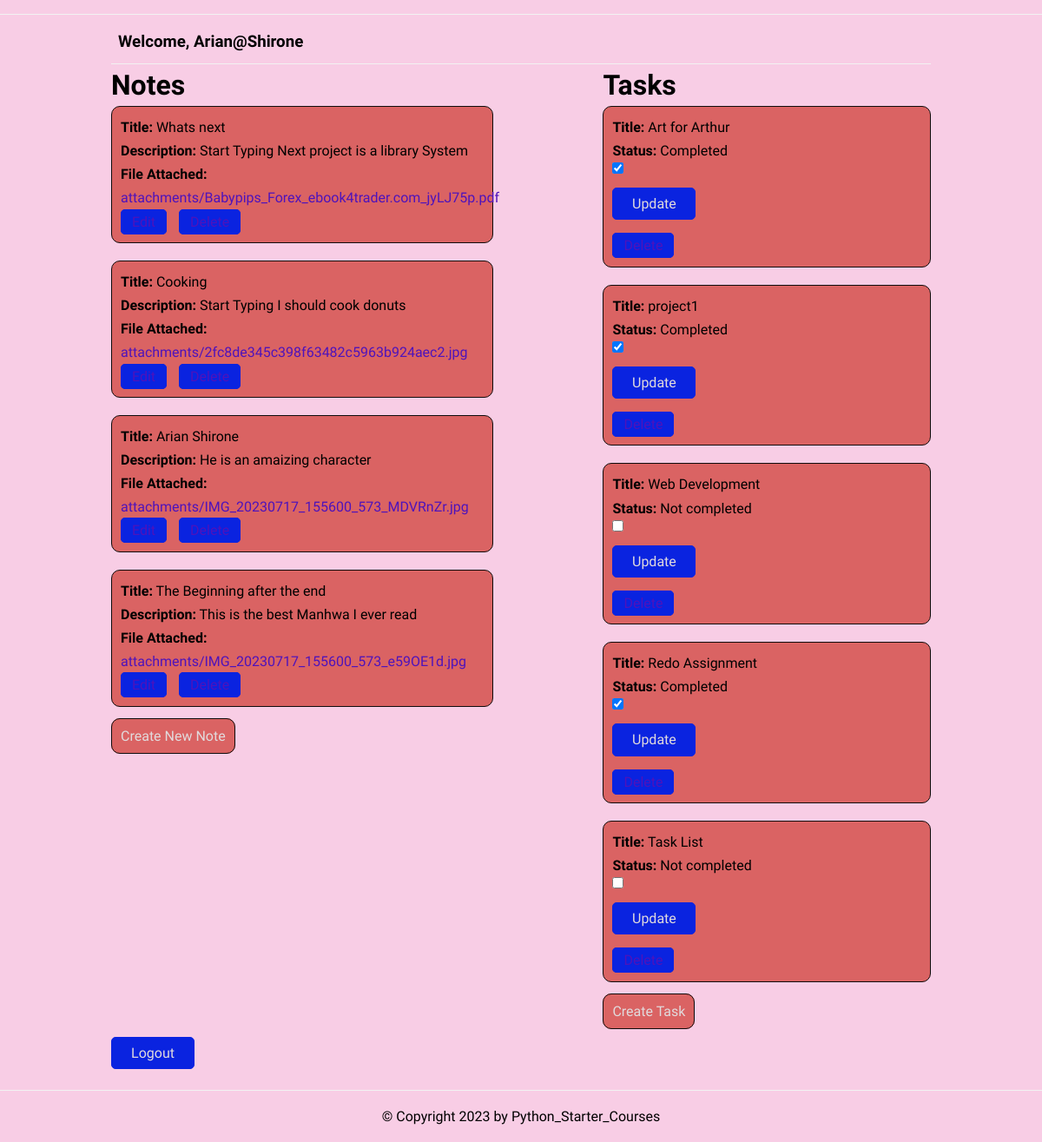
The page /tasks/ (signed in) on the database its author committed.
### todo/models.py (models this page shows, shortened)
class Task(models.Model):
    title = models.CharField(max_length=255)
    description = models.TextField(null=True, blank=True)
    attachment = models.FileField(upload_to='attachments/', null=True, blank=True)
    created_at = models.DateTimeField(auto_now_add=True)
    user = models.ForeignKey(User, on_delete=models.CASCADE, null=True, blank=True)
    class Meta:
        ordering = ['created_at']

class Todo(models.Model):
    name = models.CharField(max_length=255)
    completed = models.BooleanField(default=False)
    created_at = models.DateTimeField(auto_now_add=True)
    user = models.ForeignKey(User, on_delete=models.CASCADE)
    class Meta:
        ordering = ['created_at']

### todo/views.py (the view)
# urls.py: path('tasks/', views.task_list, name='task_list'),
@login_required
def task_list(request):
    todos = Todo.objects.filter(user=request.user)
    tasks = Task.objects.filter(user=request.user)
    return render(request, 'task_list.html', {'todos': todos, 'tasks': tasks})

### templates/task_list.html (shortened to what this page needs)
{% extends 'base.html' %}
{% load static %}
{% block content %}
<section>
    <header class="header">
        <div class="container">
            {% if user.is_authenticated %}
            <h3><p>Welcome, {{ user.username }} </p></h3>
            {% endif %}
        </div>
    </header>
        <div class="split">
            <div class="left">
                <h1>Notes</h1>
                {% if tasks %}
                <ul class="task-list">
                    {% for task in tasks %}
                    <li class="task-item">
                        <strong>Title:</strong> {{ task.title }}<br>
                        <strong>Description:</strong> {{ task.description|default:"No description" }}<br>
                        {% if task.attachment %}
                        <strong>File Attached:</strong> <a href="{{ task.attachment.url }}" target="_blank">{{ task.attachment }}</a><br>
                        {% endif %}
                        <a class="btn btn-primary cta b" href="{% url 'update_task' task.id %}">Edit</a>
                        <a class="btn btn-primary cta b" href="{% url 'delete_task' task.id %}">Delete</a>
                    </li>
                    {% endfor %}
                </ul>
                {% else %}
                <p>You have no notes created at the moment.</p>
                {% endif %}
                <a class="btn btn-primary cta task-item b" href="{% url 'create_task' %}">Create New Note</a>
            </div>
            <div class="right">
                <h1>Tasks</h1>
                <ul class="task-list">
                    {% for todo in todos %}
                        <li class="task-item">
                            <strong>Title:</strong> {{ todo.name }}<br>
                            {% if todo.completed %}
                            <strong>Status:</strong> Completed<br>
                            {% else %}
                            <strong>Status:</strong> Not completed<br>
                            {% endif %}
                            <form method="post" action="{% url 'update_todo' todo.id %}">
                                <input type="checkbox" id="completed_{{ todo.id }}" name="completed" {% if todo.completed %} checked {% endif %}>
                                <button class="btn btn-primary cta b" type="submit">Update</button>
                            </form>
                                <a class="btn btn-primary cta b" href="{% url 'delete_todo' todo.id %}">Delete</a>
                        </li>
                    {% endfor %}
                </ul>
                <a class="btn btn-primary cta task-item b" href="{% url 'create_list' %}">Create Task</a>
            </div>
         </div>
        <div>
            <form action="{% url 'logout' %}" method="post">
                <button class="btn btn-primary cta b" type="submit">Logout</button>
            </form>
        </div>
</section>
{% endblock content %}

### templates/base.html (shortened to what this page needs)
{%load static %}
<!DOCTYPE html>
<html lang="en">
    <head>
        <link rel="stylesheet" href="{% static 'css/style.css' %}" />
        <link rel="stylesheet" href="{% static 'css/custom.css' %}">
    </head>
    <body>
        <header class="header">
            <div class="container">
            </div>
        </header>
        <main>
            <div class="container">
                {% block content %}{% endblock content %}
            </div>
        </main>
        <footer class="footer">
            <div class="container">
               <p>&copy; Copyright {% now "Y" %} by Python_Starter_Courses</p>
            </div>
        </footer>
    </body>
</html>

### static/css/style.css (style rules this page uses)
:root { --color-primary: #0a23e0; --color-secondary: #86b7fe; --color-light: #f2f2f2; --color-gray: #726f6f; --color-dark: #212121; --color-white: #ffffff; --color-error: #dd1313; --color-warning: #ffc900; --color-info: #02a2b9; --color-success: #1ba345; --color-input: #00d1b2; --border-radius: 5px; }
* { margin: 0; padding: 0; box-sizing: border-box; text-rendering: optimizeLegibility; }
html, body { height: 100%; }
input, button, textarea { font: inherit; }
body { font-family: 'Dosis', sans-serif; font-size: 1rem; line-height: 1.7; display: flex; flex-direction: column; }
h1 { font-size: 2rem; line-height: 1.5; }
a { color: var(--color-primary); text-decoration: none; }
.container { max-width: 960px; margin: 0 auto; padding: 0.5rem; }
.header { border-bottom: solid 1px var(--color-light); }
.header .container { display: flex; align-items: center; gap:1rem; }
form > * { display: block; margin-bottom: 0.5rem; }
form > input[type='submit'], form > button { margin: 1rem 0; }
.footer p { text-align: center; }
.footer { margin-top: auto; padding: 0.5rem 0; border-top: solid 1px var(--color-light); }
.btn { padding: 0.25rem 0.75rem; border-radius: var(--border-radius); background-color: var(--color-white); border: solid 1px var(--color-white); color: var(--color-dark); cursor: pointer; text-decoration: none; font-size: 1rem; min-width: 6rem; text-align: center; }
.btn-primary { border: solid 1px var(--color-primary); background-color: var(--color-primary); color: var(--color-white); }

### static/css/custom.css (style rules this page uses)
.task-list { list-style: none; padding: 0; }
body { background-color: #f8cde5; }
.task-item { margin-bottom: 20px; border: 1px solid #0e0c0c; padding: 10px; background-color: #da6363; border-radius: 10px; margin-right: flex; margin-left: flex; }
.task-item a { color: rgb(78, 19, 187); text-decoration: none; margin-right: 10px; }
.b { color: rgb(225, 219, 221); }
.split { display: flex; justify-content: space-between; }
.left { width: 50%; padding-right: 2rem; }
.right { width: 40%; }

### rows shown on the page
Task: title "Whats next", description "Start Typing Next project is a library System", attachment "attachments/Babypips_Forex_ebook4trader.com_jyLJ75p.pdf"
Task: title "Cooking", description "Start Typing I should cook donuts", attachment "attachments/2fc8de345c398f63482c5963b924aec2.jpg"
Task: title "Arian Shirone", description "He is an amaizing character", attachment "attachments/IMG_20230717_155600_573_MDVRnZr.jpg"
Task: title "The Beginning after the end", description "This is the best Manhwa I ever read", attachment "attachments/IMG_20230717_155600_573_e59OE1d.jpg"
Todo: name "Art for Arthur", shows "Status:", completed "☑"
Todo: name "project1", shows "Status:", completed "☑"
Todo: name "Web Development", shows "Status:"
Todo: name "Redo Assignment", shows "Status:", completed "☑"
Todo: name "Task List", shows "Status:"

### other values the page prints
{{ user.username }} "Arian@Shirone"
